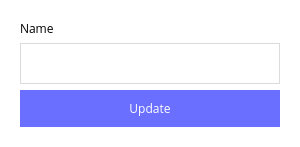
<?xml version="1.0" encoding="UTF-8"?>
<ui version="4.0">
 <class>EditCategoryDialog</class>
 <widget class="QDialog" name="EditCategoryDialog">
  <property name="geometry">
   <rect>
    <x>0</x>
    <y>0</y>
    <width>300</width>
    <height>135</height>
   </rect>
  </property>
  <property name="maximumSize">
   <size>
    <width>300</width>
    <height>135</height>
   </size>
  </property>
  <property name="windowTitle">
   <string>Edit category</string>
  </property>
  <property name="windowOpacity">
   <double>1.000000000000000</double>
  </property>
  <property name="styleSheet">
   <string notr="true">background-color: #fff;</string>
  </property>
  <property name="modal">
   <bool>true</bool>
  </property>
  <layout class="QVBoxLayout" name="verticalLayout_2">
   <item>
    <widget class="QWidget" name="widget" native="true">
     <property name="font">
      <font>
       <family>Open Sans</family>
      </font>
     </property>
     <property name="styleSheet">
      <string notr="true"/>
     </property>
     <layout class="QVBoxLayout" name="verticalLayout">
      <item>
       <widget class="QLabel" name="label">
        <property name="font">
         <font>
          <family>Open Sans</family>
         </font>
        </property>
        <property name="styleSheet">
         <string notr="true">color: #000;</string>
        </property>
        <property name="text">
         <string>Name</string>
        </property>
       </widget>
      </item>
      <item>
       <widget class="QLineEdit" name="categoryName">
        <property name="font">
         <font>
          <family>Open Sans</family>
         </font>
        </property>
        <property name="styleSheet">
         <string notr="true">border: 1px solid #DBDBDB;
padding: 10px;</string>
        </property>
       </widget>
      </item>
      <item>
       <widget class="QPushButton" name="categoryUpdate">
        <property name="font">
         <font>
          <family>Open Sans</family>
         </font>
        </property>
        <property name="styleSheet">
         <string notr="true">background-color: #6A6FFF;
color: #fff;
border: none;
padding: 10px;</string>
        </property>
        <property name="text">
         <string>Update</string>
        </property>
       </widget>
      </item>
     </layout>
    </widget>
   </item>
  </layout>
 </widget>
 <resources/>
 <connections/>
</ui>
